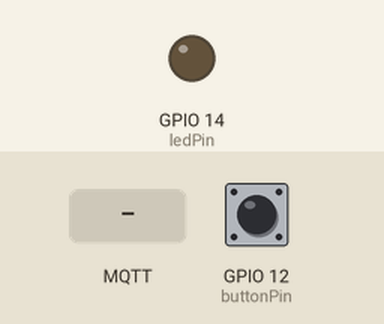
This sketch was run on a simulated ESP32. On the bench: output pins drawn as LEDs (lit = HIGH). The test bench sets the inputs (shaded band); at power-on: GPIO 12 (buttonPin) LOW. WiFi joins after 1.5 s; servers stay silent unless stated; no MQTT or app messages arrive unless stated; what the sketch prints to the serial monitor is not drawn.

Above: at 2.7 s.
2.8 s: MQTT message "true" arrives on the first subscribed topic
At 3.8 s:
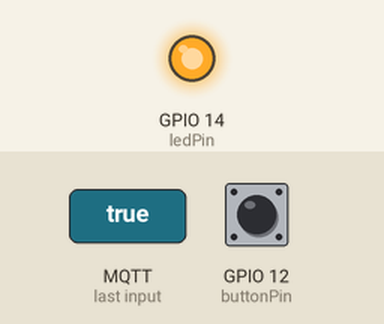
5.8 s: MQTT message "false" arrives on the first subscribed topic
At 6.7 s:
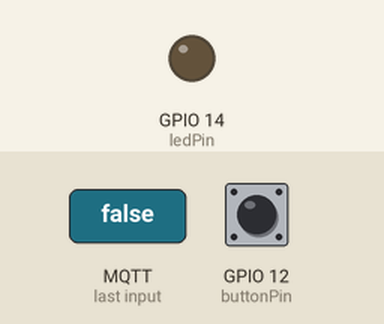
Timing chart, 0 to 8.8 s (numbered marks = the images above; inputs shaded):
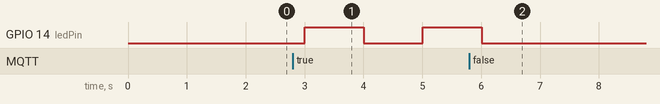

Measured:
- after the input at 2.8 s, GPIO 14 (ledPin): LOW → HIGH after 0.20 s, → LOW 1.0 s later, → HIGH 1.0 s later
- after the input at 5.8 s, GPIO 14 (ledPin): goes on until 6.0 s, then stays LOW

The sketch:

client.ino
```cpp
#include <WiFi.h>
#include <PubSubClient.h>

// choose device type (A, B)
#define A
//#define B

// choose test type (DEV, PROD)
//#define DEV
#define PROD

// Declare topic constant
#ifdef A
  const char* CLIENT_NAME = "ESP32-A";
  const char* PRESS_TOPIC = "A/press";
  const char* SCORE_TOPIC = "A/score";
  const char* READY_TOPIC = "A/ready";
  const char* BLINK_TOPIC = "A/blink";
#endif
#ifdef B
  const char* CLIENT_NAME = "ESP32-B";
  const char* PRESS_TOPIC = "B/press";
  const char* SCORE_TOPIC = "B/score";
  const char* READY_TOPIC = "B/ready";
  const char* BLINK_TOPIC = "B/blink";
#endif

// Declare network info
#ifdef DEV
  const char* SSID = "G199_IoT_2.4G";
  const char* PASSWORD = "smart10_199@";
  const char* MQTT_SERVER = "10.244.104.50";
#endif
#ifdef PROD
  const char* SSID = "2-10_festival";
  const char* PASSWORD = "Y0uwou1d!ntgue$$th1s";
  const char* MQTT_SERVER = "192.168.4.1";
#endif

// Declare I/O Pin
const uint8_t buttonPin = 12;
const uint8_t ledPin = 14;

uint8_t score = 0; // variable for blink interval
uint32_t tick = 0;
bool isBlink = false; // subcribed from MQTT

bool ledState = false; // variable to prevent useless output in blink

WiFiClient espClient;
PubSubClient client(espClient);

void setupWifi() {
  Serial.print("Connecting to ");
  Serial.println(SSID);

  WiFi.begin(SSID, PASSWORD);

  Serial.print("WiFi Status: ");
  while (WiFi.status() != WL_CONNECTED) {
    delay(500);
    Serial.print(WiFi.status());
    Serial.print(" / ");
  }
  Serial.println("Connected.");
  Serial.print("IP address: ");
  Serial.println(WiFi.localIP());
}

void callback(char* topic, byte* message, unsigned int length) {
  Serial.print("Update on subscribed topic: ");
  Serial.print(topic);
  Serial.print("=");
  String buffer;

  for (int i = 0; i < length; i++) {
    Serial.print((char)message[i]);
    buffer += (char)message[i];
  }
  Serial.println();

  // subcribe {device}/blink
  if (String(topic) == BLINK_TOPIC) {
    Serial.print("Published: ");
    Serial.print(BLINK_TOPIC);
    Serial.print(" = ");

    if(buffer == "true") isBlink = true;
    else if(buffer == "false") isBlink = false;
    Serial.println(isBlink);
  }

  // subcribe {device}/score
  if (String(topic) == SCORE_TOPIC) {
    Serial.print("Published: ");
    Serial.print(SCORE_TOPIC);
    Serial.print("=");

    if (buffer == "0") score = 0;
    else if (buffer == "1") score = 1;
    else if (buffer == "2") score = 2;
    else if (buffer == "3") score = 3;
    else {
      Serial.print("Exception: ");
      Serial.print(SCORE_TOPIC);
      Serial.print(" is invalid (not within 0~3), value = ");
      Serial.println(buffer);
    }
    Serial.println(score);
  }
}

void connectMQTT() {
  while (!client.connected()) {
    Serial.print("Attempting MQTT connection... ");
    if (client.connect(CLIENT_NAME)) {
      Serial.println("Connected");
      client.publish(READY_TOPIC, "true");
      client.publish(PRESS_TOPIC, "false");
      client.subscribe(BLINK_TOPIC);
      client.subscribe(SCORE_TOPIC);
    } else {
      Serial.print("Failed, rc=");
      Serial.print(client.state());
      Serial.println(". Try again within 3s...");
      delay(3000);
    }
  }
}

uint32_t next = 0;
void setup(){
  Serial.begin(115200);
  pinMode(buttonPin, INPUT);
  pinMode(ledPin, OUTPUT);

  setupWifi();

  client.setServer(MQTT_SERVER, 1883);
  client.setCallback(callback);

  connectMQTT();

  // publish device status
  client.publish(READY_TOPIC, "true");
  client.publish(PRESS_TOPIC, "false");
}

void loop(){
  connectMQTT();
  client.loop();
  if (WiFi.status() != WL_CONNECTED) {
    setupWifi();
  }

  // publish press
  if (millis() > next) {
    client.publish(PRESS_TOPIC,digitalRead(buttonPin) ? "true" : "false");
    next = millis() + 100;
  }

  // blink while avaliable
  if (millis()-tick > 1000/pow(2, score)){
    if (ledState == false && isBlink){
      Serial.println("blink: on");
      digitalWrite(ledPin, HIGH);
      ledState = true;
    }
  }
  if (millis()-tick > 2000/pow(2, score)){
    tick = millis();
    digitalWrite(ledPin, LOW);
    Serial.println("blink: off");
    ledState = false;
  }
}
```
